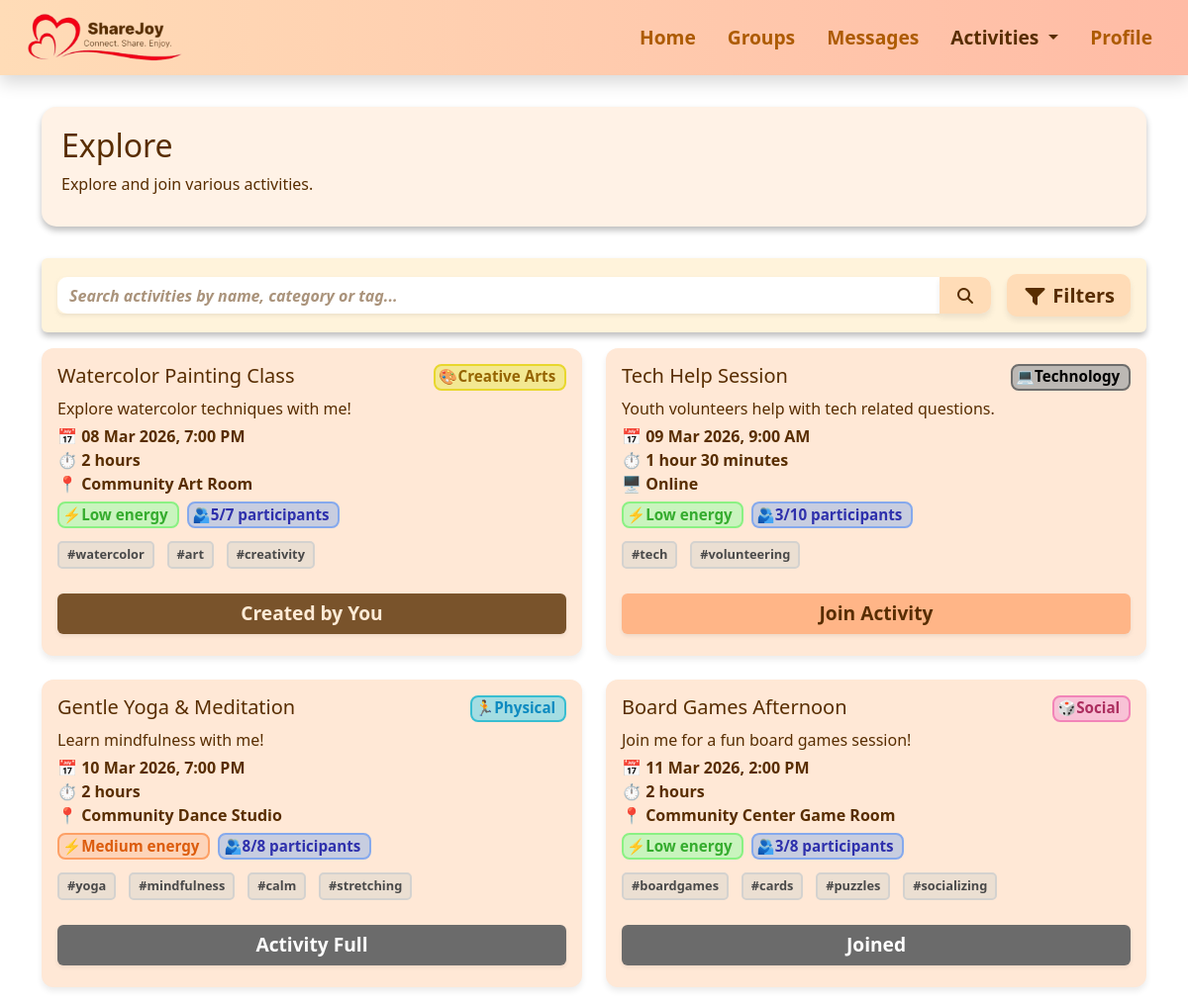
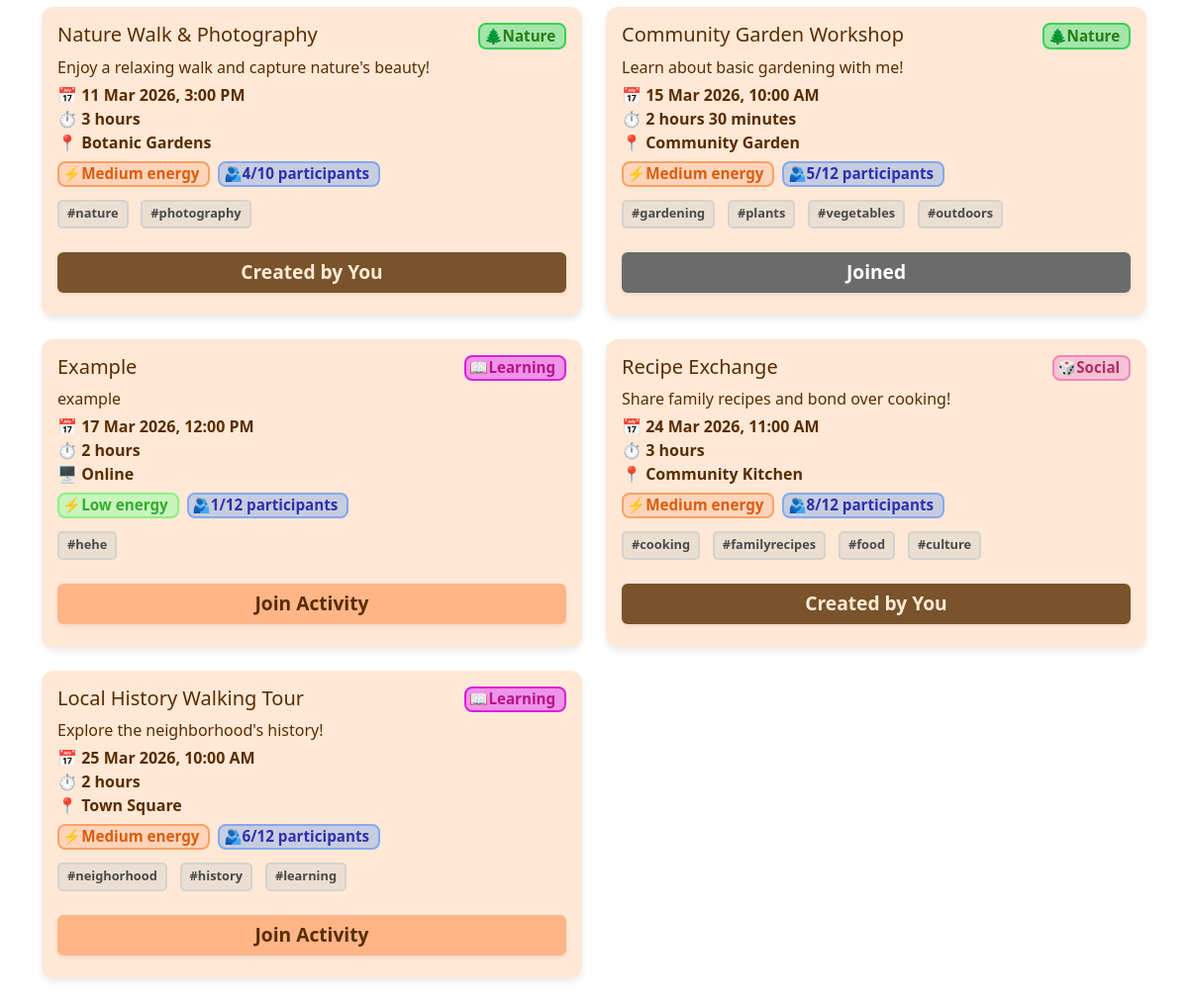
The app's page /explore (signed in) with its own data (2 pictures, top to bottom).
### activities.py (models this page shows)
class Activity(db.Model):
    __tablename__ = "activity"
    id = db.Column(db.Integer, primary_key=True, autoincrement=True)
    creator_id = db.Column(db.Integer, db.ForeignKey('user.id'), nullable=False)
    name = db.Column(db.String(100), nullable=False)
    description = db.Column(db.Text)
    type = db.Column(db.String(50))
    date = db.Column(db.String(20))
    time = db.Column(db.String(10))
    duration_hours = db.Column(db.Integer)
    duration_minutes = db.Column(db.Integer)
    format_type = db.Column(db.String(20))
    energy = db.Column(db.String(10))
    participants = db.Column(db.Integer)
    max_participants = db.Column(db.Integer)
    tags = db.Column(db.String(200))
    location = db.Column(db.String(100))
    creator = db.relationship("User", backref="created_activities")

### app.py (the view)
@app.route("/explore")
@login_required
def explore():
    user = get_current_user()
    query = Activity.query
    search = request.args.get("search")
    if search:
        query = query.filter(
            (Activity.name.ilike(f"%{search}%")) |
            (Activity.type.ilike(f"%{search}%")) |
            (Activity.tags.ilike(f"%{search}%"))
        )
    category = request.args.get("category")
    if category:
        query = query.filter_by(type=category)
    energy = request.args.get("energy")
    if energy:
        query = query.filter_by(energy=energy)
    format_type = request.args.get("format")
    if format_type:
        query = query.filter_by(format_type=format_type)
    activities = query.order_by(Activity.date.asc()).all()
    for a in activities:
        a.display_tags = a.tags.split(",") if a.tags else []
        today = date.today()
        parsed_date = parse_activity_date(a.date)
        if parsed_date:
            original_date = parsed_date.date()
            days_offset = (original_date - BASE_DATE).days
            dynamic_date = today + timedelta(days=days_offset)
            a.display_date = dynamic_date.strftime("%d %b %Y")
        else:
            a.display_date = a.date
        try:
            parsed_time = datetime.strptime(a.time, "%H:%M")
        except ValueError:
            parsed_time = datetime.strptime(a.time, "%I:%M %p")
        a.display_time = parsed_time.strftime("%I:%M %p").lstrip("0")
        participant_count = ActivityParticipant.query.filter_by(activity_id=a.id).count()
        a.participants = participant_count
        if a.creator_id == user.id:
            a.join_activity = "created"
        elif user_joined_activity(user.id, a.id):
            a.join_activity = "true"
        elif participant_count >= a.max_participants:
            a.join_activity = "max"
        else:
            a.join_activity = "false"
    return render_template("explore.html", activities=activities)

### app.py (called while the page is built)
def login_required(f):
    @wraps(f)
    def decorated_function(*args, **kwargs):
        user = get_current_user()
        if not user:
            session.clear()  # clear stale session
            flash('Please log in to access this page.', 'error')
            return redirect(url_for('loginpage'))
        return f(*args, **kwargs)
    return decorated_function

def get_current_user():
    user_id = session.get('user_id')
    if user_id:
        user = db.session.get(User, user_id)
        if user:
            return user
    return None

def user_joined_activity(user_id, activity_id):
    return ActivityParticipant.query.filter_by(
        participant_id=user_id,
        activity_id=activity_id
    ).count() > 0

def parse_activity_date(date_str):
    for fmt in ("%Y-%m-%d", "%d %b %Y", "%m/%d/%Y", "%d/%m/%Y"):
        try:
            return datetime.strptime(date_str, fmt)
        except ValueError:
            continue
    return None

### templates/explore.html (shortened to what this page needs)
{% extends "base.html" %}
{% block extra_css %}
<link rel="stylesheet" href="{{ url_for('static', filename='css/activities.css') }}">
<link rel="stylesheet" href="{{ url_for('static', filename='css/explore.css') }}">
{% endblock %}
{% block content %}
<div class="section-box d-flex flex-column flex-md-row justify-content-between align-items-start align-items-md-center">
    <div>
        <h1>Explore</h1>
        <p>Explore and join various activities.</p>
    </div>
</div>
<div class="p-3 mb-3 rounded shadow-sm box1">
    <div class="d-flex flex-column flex-md-row align-items-start align-items-md-center gap-2">
        <form method="get" class="flex-grow-1 mb-2 mb-md-0 box2 rounded">
            <div class="input-group">
                <input type="text" name="search" class="form-control shadow-sm searchbar"
                    placeholder="Search activities by name, category or tag..."
                    value="{{ request.args.get('search', '') }}">
                <button class="btn search-btn" type="submit">
                    <i class="fa-solid fa-magnifying-glass"></i>
                </button>
            </div>
        </form>
        <button id="toggle-filters" class="btn btn-lg fw-semibold mt-2 mt-md-0 ms-md-2">
            <i class="fa-solid fa-filter"></i> Filters
        </button>
    </div>
</div>
<div class="row g-4">
    {% if activities %}
    {% for activity in activities %}
    <div class="col-md-6">
        <div class="activity-card position-relative h-100">
            <div class="d-flex flex-column flex-sm-row justify-content-between align-items-start spacing">
                <h5 class="mb-0">{{ activity.name }}</h5>
                {% if activity.type == 'Creative Arts' %}
                <span class="badge badge-creativearts category-badge mb-2 mb-sm-0">🎨Creative Arts</span>
                {% elif activity.type == 'Social' %}
                <span class="badge badge-social category-badge mb-2 mb-sm-0">🎲Social</span>
                {% elif activity.type == 'Learning' %}
                <span class="badge badge-learning category-badge mb-2 mb-sm-0">📖Learning</span>
                {% elif activity.type == 'Physical' %}
                <span class="badge badge-physical category-badge mb-2 mb-sm-0">🏃Physical</span>
                {% elif activity.type == 'Nature' %}
                <span class="badge badge-nature category-badge mb-2 mb-sm-0">🌲Nature</span>
                {% elif activity.type == 'Technology' %}
                <span class="badge badge-technology category-badge mb-2 mb-sm-0">💻Technology</span>
                {% endif %}
            </div>
            <p>{{ activity.description }}</p>
            <div class="row fw-semibold spacing">
                <div class="col-12">
                    📅 {{ activity.display_date }}, {{ activity.display_time }}
                </div>
                <div class="col-12">⏱
                    {% set h = activity.duration_hours %}
                    {% set m = activity.duration_minutes %}
                    {% if h and m %}
                    {{ h }} hour{% if h > 1 %}s{% endif %} {{ m }} minute{% if m > 1 %}s{% endif %}
                    {% elif h %}
                    {{ h }} hour{% if h > 1 %}s{% endif %}
                    {% elif m %}
                    {{ m }} minute{% if m > 1 %}s{% endif %}
                    {% else %}
                    0 minutes
                    {% endif %}
                </div>
                <div class="col-12">
                    {% if activity.format_type|lower == 'online' %}
                    🖥️ Online
                    {% else %}
                    📍 {{ activity.location }}
                    {% endif %}
                </div>
            </div>
            <div class="d-flex flex-wrap gap-2 spacing">
                <span class="badge
                        {% if activity.energy == 'Low' %}energy-low
                        {% elif activity.energy == 'Medium' %}energy-medium
                        {% elif activity.energy == 'High' %}energy-high
                        {% endif %}">
                    ⚡{{ activity.energy }} energy
                </span>
                <span class="badge participants" data-activity-id="{{ activity.id }}">
                    🫂<span class="participant-count">{{ activity.participants }}</span>/{{ activity.max_participants }}
                    participants
                </span>
            </div>
            <div class="activity-tags spacing">
                {% for tag in activity.display_tags %}
                <span class="tag">#{{ tag }}</span>
                {% endfor %}
            </div>
            <div class="mt-3 text-center">
                {% if activity.join_activity == 'false' %}
                <button type="button" class="btn join-btn fw-semibold w-100 shadow-sm"
                    data-activity-id="{{ activity.id }}" data-date="{{ activity.display_date }}"
                    data-time="{{ activity.display_time }}">
                    Join Activity
                </button>
                {% elif activity.join_activity == 'true' %}
                <button type="button" class="btn joined fw-semibold w-100 shadow-sm"
                    data-activity-id="{{ activity.id }}" data-date="{{ activity.display_date }}"
                    data-time="{{ activity.display_time }}">
                    Joined
                </button>
                {% elif activity.join_activity == 'max' %}
                <button type="button" class="btn maxbtn fw-semibold w-100 shadow-sm" disabled>
                    Activity Full
                </button>
                {% elif activity.join_activity == 'created' %}
                <button type="button" class="btn createdbtn fw-semibold w-100 shadow-sm" disabled>
                    Created by You
                </button>
                {% endif %}
            </div>
        </div>
    </div>
    {% endfor %}
    {% else %}
    <div class="col-12">
        <div class="alert alert-info text-center fw-semibold">
            No activities found.
        </div>
    </div>
    {% endif %}
</div>
{% endblock %}

### static/css/base.css (style rules this page uses)
.section-box { width: 100%; min-height: 100px; color: #582D00; background-color: #fff2e6; box-shadow: 0 4px 6px rgba(0, 0, 0, 0.256); padding: 20px 20px 15px 20px; margin: 2rem auto; border-radius: 15px; }
body { padding-bottom: 2rem;; }
.searchbar { background-color: transparent !important; border: none !important; flex: 1 !important; }
.search-btn { background-color: #FFDCB7; color: #582D00; border: none; box-shadow: 0 4px 6px #00000014; font-weight: 600; height: 100%; border-radius: 0 10px 10px 0; }
.box1 { background-color: #fff3db; color: #000000; box-shadow: 0 4px 6px rgba(0, 0, 0, 0.256) !important; ; }
.box2 { background-color: #fff; border-radius: 10px !important; max-height: 40px; min-width: 430px !important; }
h1 { font-size: 2rem; }
body, input, textarea, .form-label, .formL { color: #582D00 !important; }
.form-control, .form-select { background-color: #FDFAF7; border: 1px solid rgba(0, 0, 0, 0.2); box-shadow: 0 4px 6px rgba(0, 0, 0, 0.13); }
.form-control::placeholder, .form-select::placeholder, input#date::placeholder, input#time::placeholder, .form-select option[value=""], .form-select:has(option[value=""]:checked) { font-style: italic; color: #AA937B; }
.cancelbtn, .dobtn, .cancel-btn, .successbtn, .okbtn, .redbtn, .cta-btn, .search-btn, #toggle-filters, .clearbtn { border: none; box-shadow: 0 4px 6px rgba(0, 0, 0, 0.08); padding: 0.4rem 1rem; border-radius: 10px; font-weight: 600; transition: none; }
#toggle-filters { background: #FFDCB7; color: #582D00; }
.search-btn { background-color: #FFDCB7; color: #582D00; border: none; box-shadow: 0 4px 6px #00000014; font-weight: 600; }
.cancelbtn, .dobtn, .cancel-btn, .successbtn, .okbtn, .redbtn, .cta-btn, .search-btn, .clearbtn, .join-btn, .maxbtn, .createdbtn, .joined { -webkit-appearance: none; -moz-appearance: none; appearance: none; outline: none !important; border: none !important; }

### static/css/activities.css (style rules this page uses)
.activity-card { background: #ffe8d6; border-radius: 12px; padding: 1rem; margin-bottom: 1.8rem; box-shadow: 0 4px 6px rgba(0, 0, 0, 0.08); transition: transform 0.2s, box-shadow 0.2s; }
.activity-card p { margin-bottom: 0.25rem; }
.spacing { margin-bottom: 0.4rem; }
.badge { font-size: 0.8rem; padding: 0.2rem 0.55rem 0.25rem 0.2rem; border-radius: 8px; font-weight: 600; }
.badge-creativearts { background: #F3E892; border: 2px solid #E8D72D; color: #956400; }
.badge-social { background: #F8C2D6; border: 2px solid #F284B8; color: #AC2E5F; }
.badge-learning { background: #EE94E7; border: 2px solid #DC1EDC; color: #BA118D; }
.badge-physical { background: #A4DDE2; border: 2px solid #38BED1; color: #0D8AC0; }
.badge-nature { background: #A4E6AA; border: 2px solid #38D255; color: #267D13; }
.badge-technology { background: #BCB8B4; border: 2px solid #6E6D6C; color: #000; }
.energy-low { background: #C9F4BE; border: 2px solid #8AF183; color: #35AC2E; }
.energy-medium { background: #FDD4B9; border: 2px solid #FDA066; color: #DC5C0D; }
.activity-tags span { background: #EBDFD2; border: 2px solid #D4D2CF; padding: 0.15rem 0.5rem 0.2rem; font-size: 0.8rem; color: #494949; margin: 0 0.3rem 0.2rem 0; font-weight: 600; border-radius: 5px; }
.activity-tags { display: flex; flex-wrap: wrap; gap: 0.5rem; margin-top: 0.8rem; }
.participants { background: #C7CDE0; border: 2px solid #85A9ED; color: #2E30AC; }

### static/css/explore.css (style rules this page uses)
.badge { font-size: 0.95rem; }
.join-btn { color: #582D00; background-color: #FFB587; font-size: 1.2rem; margin-bottom: -1.5rem; }
.joined, .maxbtn { color: #FFFFFF !important; background-color: #6B6B6B !important; font-size: 1.2rem; margin-bottom: -1.5rem; }
.createdbtn { color: #FFEBD6 !important; background-color: #79532B !important; font-size: 1.2rem; margin-bottom: -1.5rem; }
.joined:disabled, .maxbtn:disabled, .createdbtn:disabled { opacity: 1 !important; }
input::placeholder { font-style: italic; font-weight: 600; color: #582D00; }

### records on screen
Activity: name "Watercolor Painting Class", type "🎨Creative Arts", description "Explore watercolor techniques with me!", display_date "08 Mar 2026", display_time "7:00 PM", h "2", location "Community Art Room", energy "Low", participants "5", max_participants "7", display_tags "watercolor" "art" "creativity", shows "Created by You"
Activity: name "Tech Help Session", type "💻Technology", description "Youth volunteers help with tech related questions.", display_date "09 Mar 2026", display_time "9:00 AM", duration_hours "1", duration_minutes "30", format_type "🖥️ Online", energy "Low", participants "3", max_participants "10", display_tags "tech" "volunteering"
Activity: name "Gentle Yoga & Meditation", type "🏃Physical", description "Learn mindfulness with me!", display_date "10 Mar 2026", display_time "7:00 PM", duration_hours "2", location "Community Dance Studio", energy "Medium", participants "8", max_participants "8", display_tags "yoga" "mindfulness" "calm" "stretching", shows "Activity Full"
Activity: name "Board Games Afternoon", type "🎲Social", description "Join me for a fun board games session!", display_date "11 Mar 2026", display_time "2:00 PM", duration_hours "2", location "Community Center Game Room", energy "Low", participants "3", max_participants "8", display_tags "boardgames" "cards" "puzzles" "socializing"
Activity: name "Nature Walk & Photography", type "🌲Nature", description "Enjoy a relaxing walk and capture nature's beauty!", display_date "11 Mar 2026", display_time "3:00 PM", duration_hours "3", location "Botanic Gardens", energy "Medium", participants "4", max_participants "10", display_tags "nature" "photography", shows "Created by You"
Activity: name "Community Garden Workshop", type "🌲Nature", description "Learn about basic gardening with me!", display_date "15 Mar 2026", display_time "10:00 AM", duration_hours "2", duration_minutes "30", location "Community Garden", energy "Medium", participants "5", max_participants "12", display_tags "gardening" "plants" "vegetables" "outdoors"
Activity: name "Example", type "📖Learning", description "example", display_date "17 Mar 2026", display_time "12:00 PM", duration_hours "2", format_type "🖥️ Online", energy "Low", participants "1", max_participants "12", tags "hehe"
Activity: name "Recipe Exchange", type "🎲Social", description "Share family recipes and bond over cooking!", display_date "24 Mar 2026", display_time "11:00 AM", duration_hours "3", location "Community Kitchen", energy "Medium", participants "8", max_participants "12", display_tags "cooking" "familyrecipes" "food" "culture", shows "Created by You"
Activity: name "Local History Walking Tour", type "📖Learning", description "Explore the neighborhood's history!", display_date "25 Mar 2026", display_time "10:00 AM", duration_hours "2", location "Town Square", energy "Medium", participants "6", max_participants "12", display_tags "neighorhood" "history" "learning"
